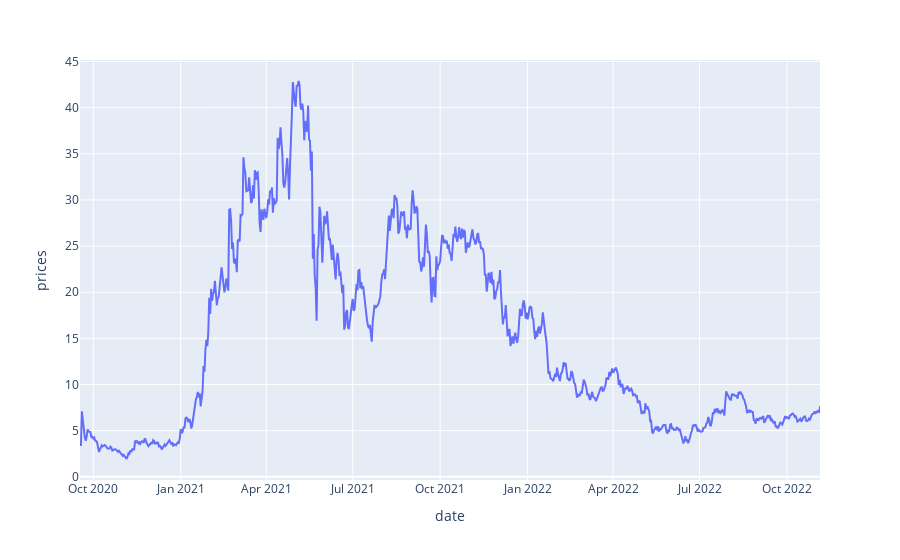

Notebook code for this chart:
### Code cell
px.line(uni_prices, x='date', y='prices')

### Figure 1 — Plotly figure (JSON) as saved in the notebook; plotly's stock layout.template omitted (floating-point values rounded to 4 significant figures; data arrays with more than 128 entries replaced by an {"elided": "..."} marker saying what was removed)
{"data": [{"hovertemplate": "date=%{x}<br>prices=%{y}<extra></extra>", "legendgroup": "", "line": {"color": "#636efa", "dash": "solid"}, "marker": {"symbol": "circle"}, "mode": "lines", "name": "", "orientation": "v", "showlegend": false, "type": "scatter", "x": {"elided": "780 str values"}, "xaxis": "x", "y": {"elided": "780 float values"}, "yaxis": "y"}], "layout": {"legend": {"tracegroupgap": 0}, "margin": {"t": 60}, "xaxis": {"anchor": "y", "domain": [0, 1], "title": {"text": "date"}}, "yaxis": {"anchor": "x", "domain": [0, 1], "title": {"text": "prices"}}}}
